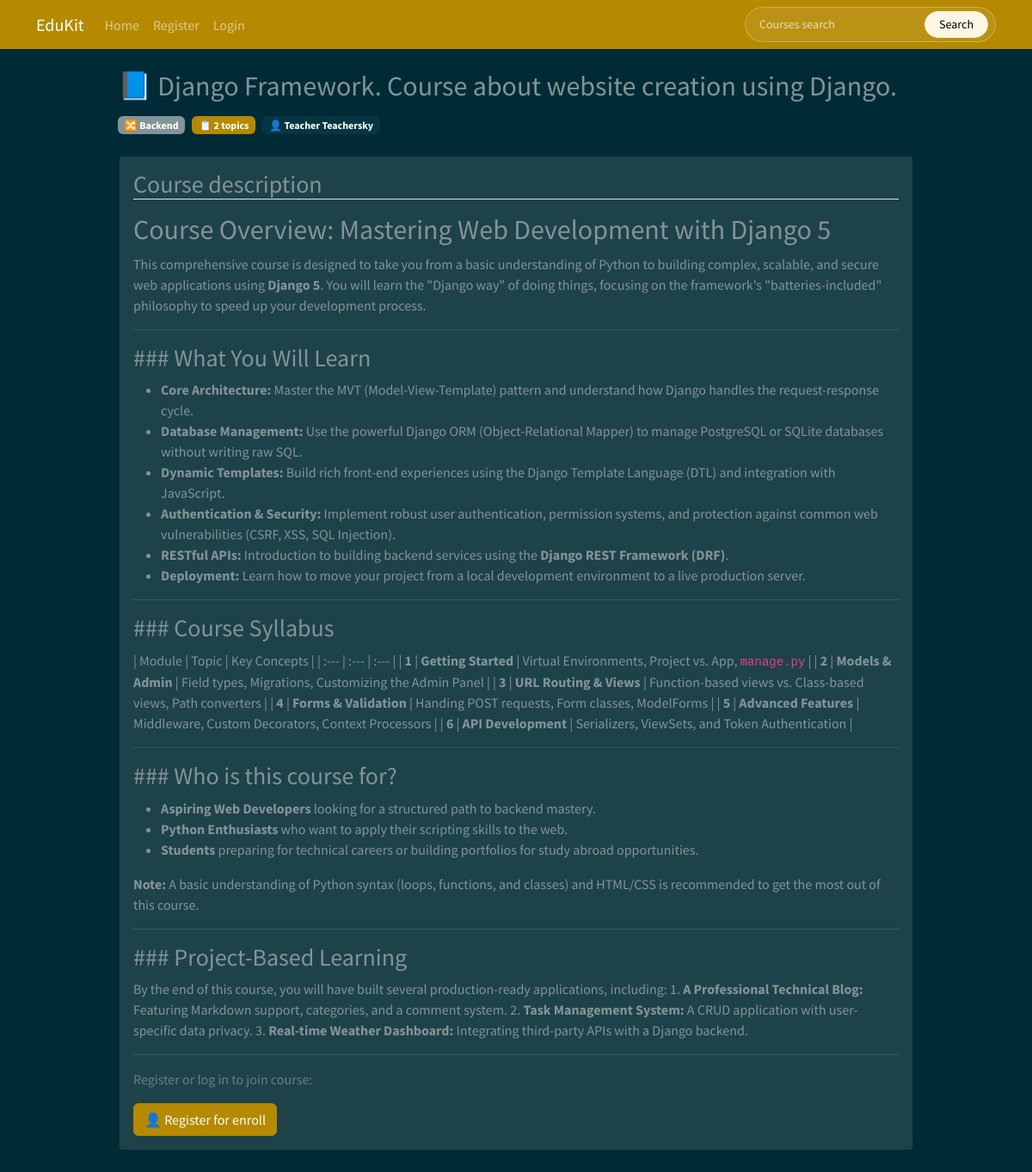
/course/django-framework/, run on the app's committed database.
### courses/models.py (models this page shows, shortened)
class Course(models.Model):
    owner = models.ForeignKey(User, related_name="courses_created", on_delete=models.CASCADE, verbose_name="Teacher")
    subject = models.ForeignKey(Subject, related_name="courses", on_delete=models.CASCADE, verbose_name="Subject")
    title = models.CharField(max_length=500, verbose_name="Title")
    slug = models.SlugField(max_length=500, unique=True, verbose_name="Slug")
    overview = models.TextField(verbose_name="Description")
    created = models.DateTimeField(auto_now_add=True)
    students = models.ManyToManyField(User, related_name="course_joined", blank=True, verbose_name="Enrolled students")
    class Meta:
        verbose_name = "Course"
        verbose_name_plural = "Courses"
        ordering = ["-created"]

class Subject(models.Model):
    title = models.CharField(max_length=200, verbose_name="Title")
    slug = models.SlugField(max_length=200, unique=True)
    class Meta:
        verbose_name = "Specialization"
        verbose_name_plural = "Specializations"
        ordering = ["title"]

### courses/views.py (the view)
# urls.py: path("<slug:slug>/", views.CourseDetailView.as_view(), name="course_detail"),
class CourseDetailView(DetailView):
    model = Course
    template_name = "courses/course/detail.html"
    def get_context_data(self, **kwargs):
        context = super().get_context_data(**kwargs)
        context["enroll_form"] = CourseEnrollForm(initial={"course": self.object})
        return context

### students/forms.py
class CourseEnrollForm(forms.Form):
    course = forms.ModelChoiceField(queryset=Course.objects.all(), widget=forms.HiddenInput)

### courses/templatetags/course.py (called while the page is built)
@register.filter(name="markdown")
def markdown_filter(text):
    return mark_safe(markdown.markdown(text))

### courses/templates/courses/course/detail.html (shortened to what this page needs)
{% extends "base.html" %}
{% load crispy_forms_tags %}
{% load course %}
{% block content %}
  {% with subject=object.subject %}
    <div class="row justify-content-center">
      <div class="col-12 col-lg-10">
        <h2 class="mb-3">📘 {{ object.title }}</h2>
        <div class="d-flex flex-wrap gap-2 mb-4">
          <a href="{% url 'course_list_subject' subject.slug %}" class="badge text-bg-secondary text-decoration-none" title="Subject">
            🔀 {{ subject.title }}
          </a>
          <span class="badge text-bg-primary" title="Topics">📋 {{ object.modules.count }} topics</span>
          <span class="badge text-bg-dark" title="Teacher">👤 {{ object.owner.get_full_name }}</span>
        </div>
        <div class="card border-2">
          <div class="card-body">
            <h3 class="card-title mb-3 border-bottom">Course description</h3>
            <div class="card-text">{{ object.overview|markdown }}</div>
            {% if request.user.is_authenticated %}
              <h5 class="mb-3">📝 Course Enroll</h5>
              <form action="{% url 'student_enroll_course' %}" method="post">
                {% csrf_token %}
                {{ enroll_form|crispy }}
                <button type="submit" class="btn btn-primary">✅ Join course</button>
              </form>
            {% else %}
              <p class="text-muted mb-3">Register or log in to join course:</p>
              <a href="{% url 'student_registration' %}" class="btn btn-primary">👤 Register for enroll</a>
            {% endif %}
          </div>
        </div>
      </div>
    </div>
  {% endwith %}
{% endblock  %}

### data on the page
Course: title "Django Framework. Course about website creation using Django.", modules.count "2", owner.get_full_name "Teacher Teachersky", overview "Course Overview: Mastering Web Development with Django 5 This comprehensive course is designed to take you from a basic understanding of Python to building complex, scalable, and secure web applications using Django 5 . You will learn the \"Django way\" of doing things, focusing on the framework's \"batteries-included\" philosophy to speed up your development process. ### What You Will Learn Core Architecture: Master the MVT (Model-View-Template) pattern and understand how Django handles the request-response cycle. Database Management: Use the powerful Django ORM (Object-Relational Mapper) to manage PostgreSQL or SQLite databases without writing raw SQL. Dynamic Templates: Build rich front-end…"
Subject: title "Backend"
